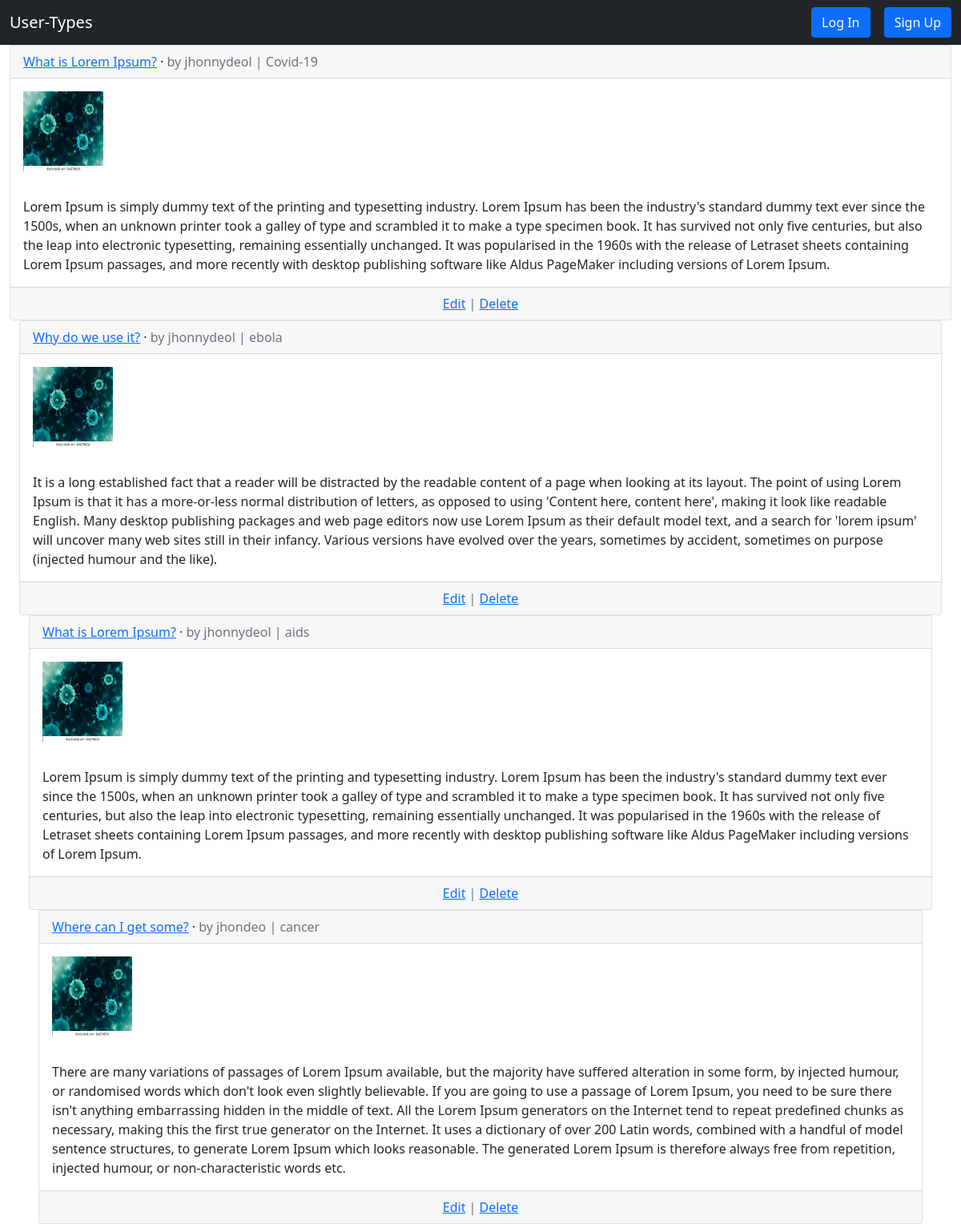
The page /articles/ on the database as committed earlier.
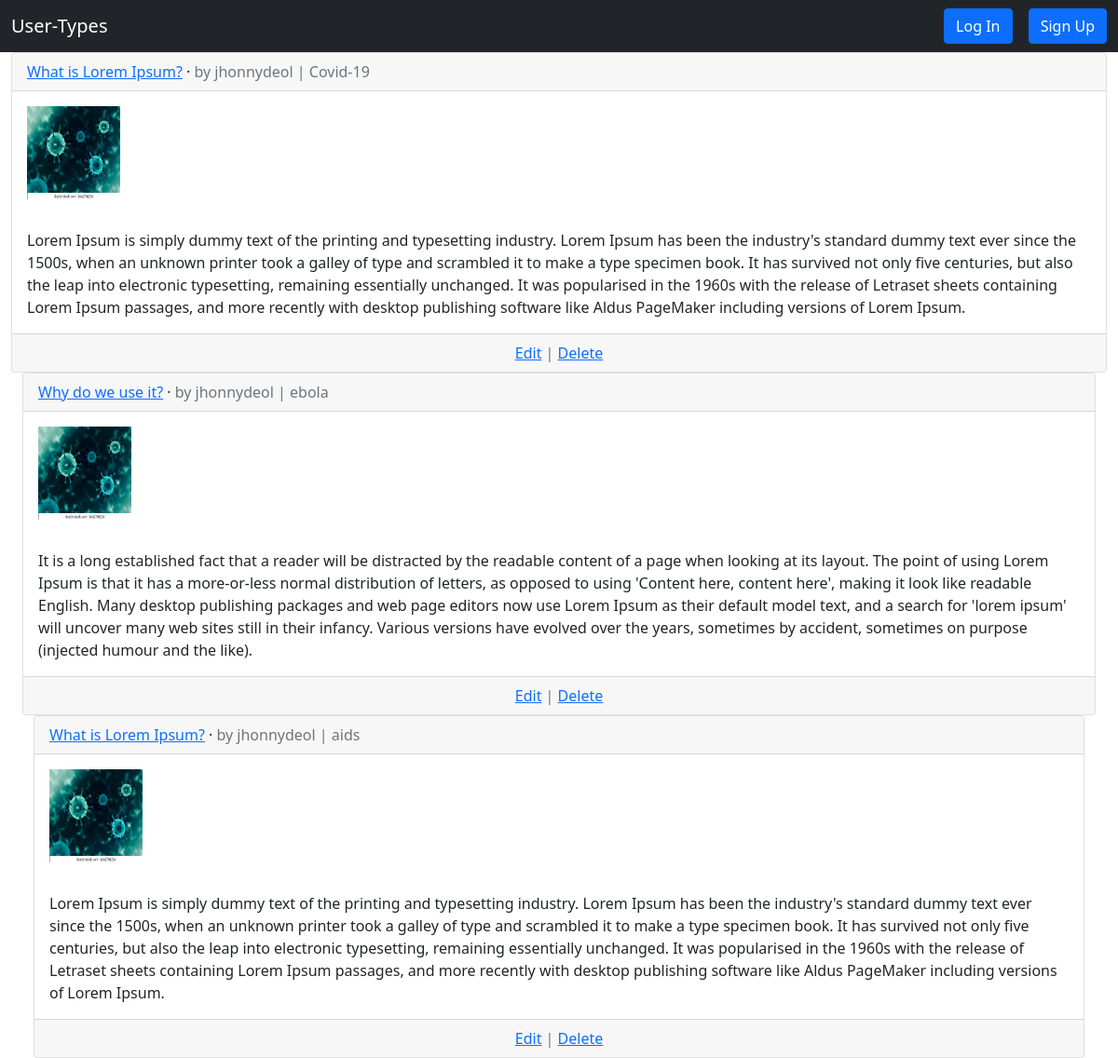
The same page on the database as committed later.
### articles/models.py (models this page shows, shortened)
class Article(models.Model):
    title = models.CharField(max_length=255)
    category = models.ForeignKey(Category, on_delete=CASCADE)
    body = models.TextField()
    summary = models.TextField()
    date = models.DateTimeField(auto_now_add=True)
    image = models.ImageField(null=True, blank = True, upload_to ="images/")
    author = models.ForeignKey(
        get_user_model(),
        on_delete=models.CASCADE,
    )

class Category(models.Model):
    category = models.CharField(max_length=30)
    def __str__(self):
        return self.category

### user/models.py (models this page shows)
class CustomUser(AbstractUser):
    first_name=CharField(max_length=50)
    last_name=CharField(max_length=50)
    profile = models.ImageField( default='path/to/my/default/image.jpg')
    age = models.PositiveIntegerField(null=True, blank=True)
    is_patient = models.BooleanField(default='True')
    address = models.TextField(null=True, blank=True)

### articles/views.py (the view)
# urls.py: path('', ArticleListView.as_view(), name='article_list'),
class ArticleListView(ListView):
    model = Article
    template_name = 'article_list.html'

### templates/article_list.html (shortened to what this page needs)
{% extends 'base.html' %}
{% block content %}
{% for article in object_list %}
<div class = "container-fluid">
<div class="card ">
    <div class="card-header">
        <span class="font-weight-bold"><a href="{% url 'article_detail' article.pk %}">{{ article.title }}</a></span> &middot;
        <span class="text-muted">by {{ article.author }} |
            {{ article.category}}</span>
    </div>
    <div class="card-body">
        <img src="{{article.image.url}}" width="100" height="100"/>
    </div>
    <div class="card-body">
        {{ article.body }}
    </div>
    {% if not user.is_patient%}
    <div class="card-footer text-center text-muted">
        <a href="{% url 'article_edit' article.pk %}">Edit</a> |
        <a href="{% url 'article_delete' article.pk %}">Delete</a>
    </div>
    {% endif %}
</div>
{% endfor %}
{% endblock content %}

Rows that differ between the two databases and show on the page:
removed Article: title "Where can I get some?", author "jhondeo", category "cancer", image (picture), body "There are many variations of passages of Lorem Ipsum available, but the majority have suffered alteration in some form, by injected humour, or randomised words which don't look even slightly believable. If you are going to use a passage of Lorem Ipsum, you need to be sure there isn't anything embarrassing hidden in the middle of text. All the Lorem Ipsum generators on the Internet tend to repeat predefined chunks as necessary, making this the first true generator on the Internet. It uses a dictionary of over 200 Latin words, combined with a handful of model sentence structures, to generate Lorem Ipsum which looks reasonable. The generated Lorem Ipsum is therefore always free from…"
